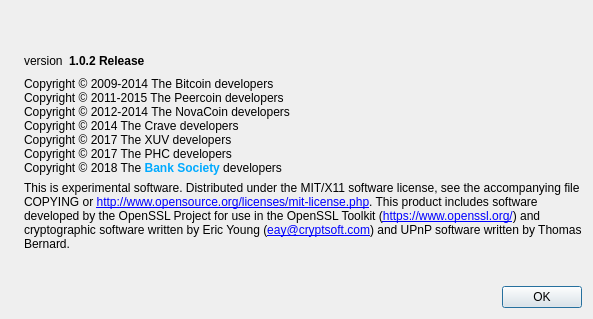
<?xml version="1.0" encoding="UTF-8"?>
<ui version="4.0">
 <class>AboutDialog</class>
 <widget class="QDialog" name="AboutDialog">
  <property name="geometry">
   <rect>
    <x>0</x>
    <y>0</y>
    <width>593</width>
    <height>319</height>
   </rect>
  </property>
  <property name="windowTitle">
   <string>About Society</string>
  </property>
  <property name="styleSheet">
   <string notr="true"/>
  </property>
  <layout class="QHBoxLayout" name="horizontalLayout_2">
   <item>
    <widget class="QLabel" name="label_4">
     <property name="sizePolicy">
      <sizepolicy hsizetype="Preferred" vsizetype="Ignored">
       <horstretch>0</horstretch>
       <verstretch>0</verstretch>
      </sizepolicy>
     </property>
     <property name="pixmap">
      <pixmap resource="../bitcoin.qrc">:/images/about</pixmap>
     </property>
    </widget>
   </item>
   <item>
    <layout class="QVBoxLayout" name="verticalLayout_2">
     <item>
      <spacer name="verticalSpacer_2">
       <property name="orientation">
        <enum>Qt::Vertical</enum>
       </property>
       <property name="sizeHint" stdset="0">
        <size>
         <width>20</width>
         <height>40</height>
        </size>
       </property>
      </spacer>
     </item>
     <item>
      <layout class="QHBoxLayout" name="horizontalLayout">
       <item>
        <widget class="QLabel" name="label">
         <property name="cursor">
          <cursorShape>IBeamCursor</cursorShape>
         </property>
         <property name="text">
          <string>&lt;b&gt;&lt;/b&gt; version</string>
         </property>
         <property name="textInteractionFlags">
          <set>Qt::LinksAccessibleByMouse|Qt::TextSelectableByKeyboard|Qt::TextSelectableByMouse</set>
         </property>
        </widget>
       </item>
       <item>
        <widget class="QLabel" name="label_5">
         <property name="cursor">
          <cursorShape>IBeamCursor</cursorShape>
         </property>
         <property name="text">
          <string notr="true">&lt;html&gt;&lt;head/&gt;&lt;body&gt;&lt;p&gt;&lt;span style=&quot; font-weight:600;&quot;&gt;1.0.2 Release&lt;/span&gt;&lt;/p&gt;&lt;/body&gt;&lt;/html&gt;</string>
         </property>
         <property name="textInteractionFlags">
          <set>Qt::LinksAccessibleByMouse|Qt::TextSelectableByKeyboard|Qt::TextSelectableByMouse</set>
         </property>
        </widget>
       </item>
       <item>
        <spacer name="horizontalSpacer">
         <property name="orientation">
          <enum>Qt::Horizontal</enum>
         </property>
         <property name="sizeHint" stdset="0">
          <size>
           <width>40</width>
           <height>20</height>
          </size>
         </property>
        </spacer>
       </item>
      </layout>
     </item>
     <item>
      <widget class="QLabel" name="label_3">
       <property name="cursor">
        <cursorShape>IBeamCursor</cursorShape>
       </property>
       <property name="text">
        <string>&lt;html&gt;&lt;head/&gt;&lt;body&gt;&lt;p&gt;Copyright © 2009-2014 The Bitcoin developers &lt;br/&gt;Copyright © 2011-2015 The Peercoin developers&lt;br/&gt;Copyright © 2012-2014 The NovaCoin developers&lt;br/&gt;Copyright © 2014 The Crave developers&lt;br/&gt;Copyright © 2017 The XUV developers&lt;br/&gt;Copyright © 2017 The PHC developers&lt;br/&gt;Copyright © 2018 The&lt;span style=&quot; font-weight:600; color:#00aaff;&quot;&gt; Bank Society&lt;/span&gt; developers&lt;/p&gt;&lt;/body&gt;&lt;/html&gt;</string>
       </property>
       <property name="textFormat">
        <enum>Qt::RichText</enum>
       </property>
       <property name="textInteractionFlags">
        <set>Qt::LinksAccessibleByMouse|Qt::TextSelectableByKeyboard|Qt::TextSelectableByMouse</set>
       </property>
      </widget>
     </item>
     <item>
      <widget class="QLabel" name="label_2">
       <property name="cursor">
        <cursorShape>IBeamCursor</cursorShape>
       </property>
       <property name="text">
        <string>
This is experimental software.

Distributed under the MIT/X11 software license, see the accompanying file COPYING or &lt;a href=&quot;http://www.opensource.org/licenses/mit-license.php&quot;&gt;http://www.opensource.org/licenses/mit-license.php&lt;/a&gt;.

This product includes software developed by the OpenSSL Project for use in the OpenSSL Toolkit (&lt;a href=&quot;https://www.openssl.org/&quot;&gt;https://www.openssl.org/&lt;/a&gt;) and cryptographic software written by Eric Young (&lt;a href=&quot;mailto:eay@cryptsoft.com&quot;&gt;eay@cryptsoft.com&lt;/a&gt;) and UPnP software written by Thomas Bernard.</string>
       </property>
       <property name="textFormat">
        <enum>Qt::RichText</enum>
       </property>
       <property name="wordWrap">
        <bool>true</bool>
       </property>
       <property name="textInteractionFlags">
        <set>Qt::LinksAccessibleByMouse|Qt::TextSelectableByKeyboard|Qt::TextSelectableByMouse</set>
       </property>
      </widget>
     </item>
     <item>
      <spacer name="verticalSpacer">
       <property name="orientation">
        <enum>Qt::Vertical</enum>
       </property>
       <property name="sizeHint" stdset="0">
        <size>
         <width>20</width>
         <height>20</height>
        </size>
       </property>
      </spacer>
     </item>
     <item>
      <widget class="QDialogButtonBox" name="buttonBox">
       <property name="orientation">
        <enum>Qt::Horizontal</enum>
       </property>
       <property name="standardButtons">
        <set>QDialogButtonBox::Ok</set>
       </property>
      </widget>
     </item>
    </layout>
   </item>
  </layout>
 </widget>
 <resources>
  <include location="../bitcoin.qrc"/>
 </resources>
 <connections>
  <connection>
   <sender>buttonBox</sender>
   <signal>accepted()</signal>
   <receiver>AboutDialog</receiver>
   <slot>accept()</slot>
   <hints>
    <hint type="sourcelabel">
     <x>360</x>
     <y>308</y>
    </hint>
    <hint type="destinationlabel">
     <x>157</x>
     <y>274</y>
    </hint>
   </hints>
  </connection>
  <connection>
   <sender>buttonBox</sender>
   <signal>rejected()</signal>
   <receiver>AboutDialog</receiver>
   <slot>reject()</slot>
   <hints>
    <hint type="sourcelabel">
     <x>428</x>
     <y>308</y>
    </hint>
    <hint type="destinationlabel">
     <x>286</x>
     <y>274</y>
    </hint>
   </hints>
  </connection>
 </connections>
</ui>
